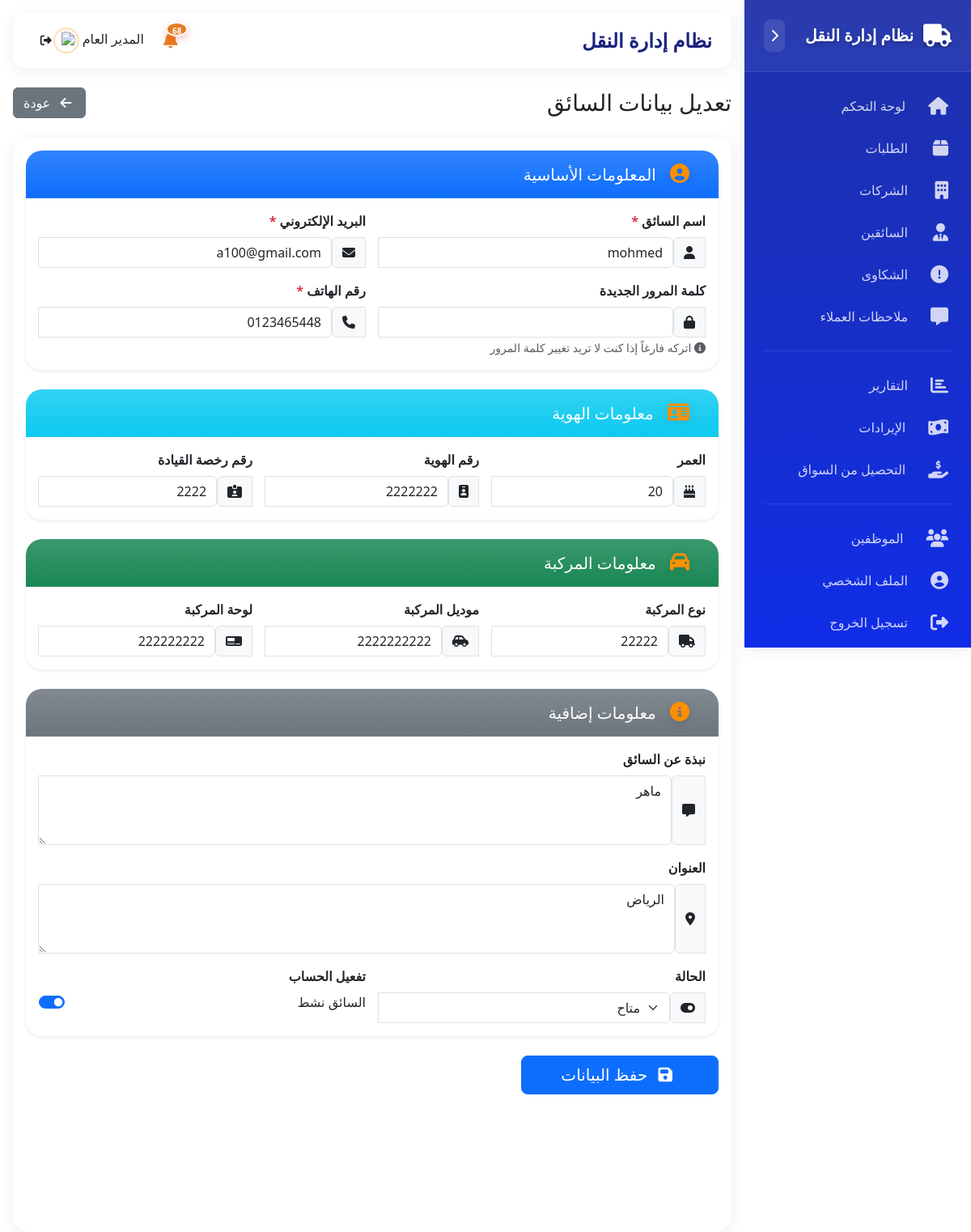
/admin/driver_form.php?id=2 (signed in), run on the app's committed database.
### tables this page shows
CREATE TABLE `drivers` (
  `id` int(11) NOT NULL,
  `username` varchar(100) NOT NULL,
  `email` varchar(100) NOT NULL,
  `password` varchar(255) NOT NULL,
  `phone` varchar(20) NOT NULL,
  `age` int(11) DEFAULT NULL,
  `about` text DEFAULT NULL,
  `address` text DEFAULT NULL,
  `profile_image` varchar(255) DEFAULT NULL,
  `id_number` varchar(50) DEFAULT NULL,
  `license_number` varchar(50) DEFAULT NULL,
  `vehicle_type` varchar(50) DEFAULT NULL,
  `vehicle_model` varchar(50) DEFAULT NULL,
  `plate_number` varchar(20) DEFAULT NULL,
  `is_active` tinyint(1) DEFAULT 1,
  `current_status` enum('available', 'busy', 'offline') DEFAULT 'offline',
  `rating` decimal(3, 2) DEFAULT 0.00,
  `total_trips` int(11) DEFAULT 0,
  `completed_orders` int(11) DEFAULT 0,
  `cancelled_orders` int(11) DEFAULT 0,
  `total_earnings` decimal(10, 2) DEFAULT 0.00,
  `last_login` timestamp NULL DEFAULT NULL,
  `last_location` point DEFAULT NULL,
  `created_at` timestamp NOT NULL DEFAULT current_timestamp(),
  `updated_at` timestamp NOT NULL DEFAULT current_timestamp() ON UPDATE current_timestamp()
);

### admin/driver_form.php (the view, shortened to what this page needs)
<?php
require_once '../config.php';
$id = isset($_GET['id']) ? (int)$_GET['id'] : 0;
$driver = [
    'username' => '',
    'email' => '',
    'password' => '',
    'phone' => '',
    'age' => '',
    'about' => '',
    'address' => '',
    'profile_image' => '',
    'id_number' => '',
    'license_number' => '',
    'vehicle_type' => '',
    'vehicle_model' => '',
    'plate_number' => '',
    'is_active' => 1,
    'current_status' => 'offline',
    'rating' => 0,
    'total_trips' => 0,
    'completed_orders' => 0,
    'cancelled_orders' => 0,
    'total_earnings' => 0
];
if ($id > 0) {
    $stmt = $conn->prepare("SELECT * FROM drivers WHERE id = ?");
    $stmt->execute([$id]);
    $driver = $stmt->fetch(PDO::FETCH_ASSOC);
}
require_once '../includes/header.php';
?>
<div class="d-flex justify-content-between align-items-center mb-4">
    <h1 class="h3 mb-0"><?php echo $id > 0 ? 'تعديل بيانات السائق' : 'إضافة سائق جديد'; ?></h1>
    <a href="drivers.php" class="btn btn-secondary">
        <i class="fas fa-arrow-left me-1"></i> عودة
    </a>
</div>
<div class="card">
    <div class="card-body">
        <form method="POST" enctype="multipart/form-data">
            <div class="row">
                <div class="col-md-12 mb-4">
                    <div class="card border-0 shadow-sm">
                        <div class="card-header bg-primary bg-gradient text-white py-3">
                            <h5 class="card-title mb-0">
                                <i class="fas fa-user-circle me-2"></i>
                                المعلومات الأساسية
                            </h5>
                        </div>
                        <div class="card-body">
                            <div class="row g-3">
                                <div class="col-md-6">
                                    <label class="form-label fw-bold">اسم السائق <span class="text-danger">*</span></label>
                                    <div class="input-group">
                                        <span class="input-group-text"><i class="fas fa-user"></i></span>
                                        <input type="text" class="form-control" name="username" value="<?php echo htmlspecialchars($driver['username']); ?>" required>
                                    </div>
                                </div>
                                <div class="col-md-6">
                                    <label class="form-label fw-bold">البريد الإلكتروني <span class="text-danger">*</span></label>
                                    <div class="input-group">
                                        <span class="input-group-text"><i class="fas fa-envelope"></i></span>
                                        <input type="email" class="form-control" name="email" value="<?php echo htmlspecialchars($driver['email']); ?>" required>
                                    </div>
                                </div>
                                <div class="col-md-6">
                                    <label class="form-label fw-bold"><?php echo $id > 0 ? 'كلمة المرور الجديدة' : 'كلمة المرور'; ?> <?php echo $id > 0 ? '' : '<span class="text-danger">*</span>'; ?></label>
                                    <div class="input-group">
                                        <span class="input-group-text"><i class="fas fa-lock"></i></span>
                                        <input type="password" class="form-control" name="password" <?php echo $id > 0 ? '' : 'required'; ?>>
                                    </div>
                                    <?php if ($id > 0): ?>
                                        <small class="text-muted"><i class="fas fa-info-circle"></i> اتركه فارغاً إذا كنت لا تريد تغيير كلمة المرور</small>
                                    <?php endif; ?>
                                </div>
                                <div class="col-md-6">
                                    <label class="form-label fw-bold">رقم الهاتف <span class="text-danger">*</span></label>
                                    <div class="input-group">
                                        <span class="input-group-text"><i class="fas fa-phone"></i></span>
                                        <input type="text" class="form-control" name="phone" value="<?php echo htmlspecialchars($driver['phone']); ?>" required>
                                    </div>
                                </div>
                            </div>
                        </div>
                    </div>
                </div>
                <div class="col-md-12 mb-4">
                    <div class="card border-0 shadow-sm">
                        <div class="card-header bg-info bg-gradient text-white py-3">
                            <h5 class="card-title mb-0">
                                <i class="fas fa-id-card me-2"></i>
                                معلومات الهوية
                            </h5>
                        </div>
                        <div class="card-body">
                            <div class="row g-3">
                                <div class="col-md-4">
                                    <label class="form-label fw-bold">العمر</label>
                                    <div class="input-group">
                                        <span class="input-group-text"><i class="fas fa-birthday-cake"></i></span>
                                        <input type="number" class="form-control" name="age" value="<?php echo htmlspecialchars($driver['age']); ?>">
                                    </div>
                                </div>
                                <div class="col-md-4">
                                    <label class="form-label fw-bold">رقم الهوية</label>
                                    <div class="input-group">
                                        <span class="input-group-text"><i class="fas fa-id-badge"></i></span>
                                        <input type="text" class="form-control" name="id_number" value="<?php echo htmlspecialchars($driver['id_number']); ?>">
                                    </div>
                                </div>
                                <div class="col-md-4">
                                    <label class="form-label fw-bold">رقم رخصة القيادة</label>
                                    <div class="input-group">
                                        <span class="input-group-text"><i class="fas fa-id-card-alt"></i></span>
                                        <input type="text" class="form-control" name="license_number" value="<?php echo htmlspecialchars($driver['license_number']); ?>">
                                    </div>
                                </div>
                            </div>
                        </div>
                    </div>
                </div>
                <div class="col-md-12 mb-4">
                    <div class="card border-0 shadow-sm">
                        <div class="card-header bg-success bg-gradient text-white py-3">
                            <h5 class="card-title mb-0">
                                <i class="fas fa-car me-2"></i>
                                معلومات المركبة
                            </h5>
                        </div>
                        <div class="card-body">
                            <div class="row g-3">
                                <div class="col-md-4">
                                    <label class="form-label fw-bold">نوع المركبة</label>
                                    <div class="input-group">
                                        <span class="input-group-text"><i class="fas fa-truck"></i></span>
                                        <input type="text" class="form-control" name="vehicle_type" value="<?php echo htmlspecialchars($driver['vehicle_type']); ?>">
                                    </div>
                                </div>
                                <div class="col-md-4">
                                    <label class="form-label fw-bold">موديل المركبة</label>
                                    <div class="input-group">
                                        <span class="input-group-text"><i class="fas fa-car-side"></i></span>
                                        <input type="text" class="form-control" name="vehicle_model" value="<?php echo htmlspecialchars($driver['vehicle_model']); ?>">
                                    </div>
                                </div>
                                <div class="col-md-4">
                                    <label class="form-label fw-bold">لوحة المركبة</label>
                                    <div class="input-group">
                                        <span class="input-group-text"><i class="fas fa-digital-tachograph"></i></span>
                                        <input type="text" class="form-control" name="plate_number" value="<?php echo htmlspecialchars($driver['plate_number']); ?>">
                                    </div>
                                </div>
                            </div>
                        </div>
                    </div>
                </div>
                <div class="col-md-12 mb-4">
                    <div class="card border-0 shadow-sm">
                        <div class="card-header bg-secondary bg-gradient text-white py-3">
                            <h5 class="card-title mb-0">
                                <i class="fas fa-info-circle me-2"></i>
                                معلومات إضافية
                            </h5>
                        </div>
                        <div class="card-body">
                            <div class="row g-3">
                                <div class="col-md-12">
                                    <label class="form-label fw-bold">نبذة عن السائق</label>
                                    <div class="input-group">
                                        <span class="input-group-text"><i class="fas fa-comment-alt"></i></span>
                                        <textarea class="form-control" name="about" rows="3"><?php echo htmlspecialchars($driver['about']); ?></textarea>
                                    </div>
                                </div>
                                <div class="col-md-12">
                                    <label class="form-label fw-bold">العنوان</label>
                                    <div class="input-group">
                                        <span class="input-group-text"><i class="fas fa-map-marker-alt"></i></span>
                                        <textarea class="form-control" name="address" rows="3"><?php echo htmlspecialchars($driver['address']); ?></textarea>
                                    </div>
                                </div>
                                <div class="col-md-6">
                                    <label class="form-label fw-bold">الحالة</label>
                                    <div class="input-group">
                                        <span class="input-group-text"><i class="fas fa-toggle-on"></i></span>
                                        <select class="form-select" name="current_status">
                                            <option value="available" <?php echo $driver['current_status'] == 'available' ? 'selected' : ''; ?>>متاح</option>
                                        </select>
                                    </div>
                                </div>
                                <div class="col-md-6">
                                    <label class="form-label fw-bold">تفعيل الحساب</label>
                                    <div class="form-check form-switch">
                                        <input type="checkbox" class="form-check-input" name="is_active" id="is_active" <?php echo $driver['is_active'] ? 'checked' : ''; ?>>
                                        <label class="form-check-label" for="is_active">السائق نشط</label>
                                    </div>
                                </div>
                            </div>
                        </div>
                    </div>
                </div>
            </div>
            <div class="text-end">
                <button type="submit" class="btn btn-primary btn-lg px-5">
                    <i class="fas fa-save me-2"></i> حفظ البيانات
                </button>
            </div>
        </form>
    </div>
</div>
<?php require_once '../includes/footer.php'; ?>

### assets/css/dashboard.css (style rules this page uses)
:root { --primary-gradient: linear-gradient(150deg, #ff8f00 0%, #e65100 100%); --secondary-gradient: linear-gradient(150deg, #ffa726 0%, #fb8c00 100%); --success-gradient: linear-gradient(150deg, #43a047 0%, #2e7d32 100%); --dark-gradient: linear-gradient(150deg, #1a237e 0%, #0d47a1 100%); --danger-gradient: linear-gradient(150deg, #e53935 0%, #c62828 100%); --sidebar-width: 280px; --sidebar-collapsed-width: 70px; --header-height: 60px; --card-shadow: 0 4px 20px rgba(0,0,0,0.07); --hover-shadow: 0 8px 30px rgba(0,0,0,0.15); }
body { background-color: #f3f6fd; font-family: system-ui, -apple-system, "Segoe UI", Roboto, "Helvetica Neue", Arial, sans-serif; min-height: 100vh; position: relative; display: flex; }
.card { border: none; border-radius: 20px; box-shadow: var(--card-shadow); transition: all 0.3s cubic-bezier(0.4, 0, 0.2, 1); overflow: hidden; height: 100%; background: white; }
.card-header { background: white; border-bottom: 1px solid rgba(0,0,0,0.05); padding: 1.25rem 1.75rem; font-weight: 600; color: #1a237e; display: flex; align-items: center; gap: 0.875rem; }
.card-header i { color: #ff8f00; font-size: 1.5rem; filter: drop-shadow(0 2px 4px rgba(0,0,0,0.1)); }
[dir="rtl"] .card-header i { margin-left: 0.75rem; margin-right: 0; }

### assets/css/responsive.css (style rules this page uses)
* { -webkit-tap-highlight-color: transparent; }

### includes/header.php (style rules this page uses)
body { overflow-x: hidden !important; }

### data on the page
drivers: username "mohmed", email "a100@gmail.com", phone "0123465448", age "20", id_number "2222222", license_number "2222", vehicle_type "22222", vehicle_model "2222222222", plate_number "222222222", about "ماهر", address "الرياض", current_status "متاح", is_active "☑"

### other printed values
$unread_notifications "68"
$_SESSION['admin_username'] "المدير العام"
